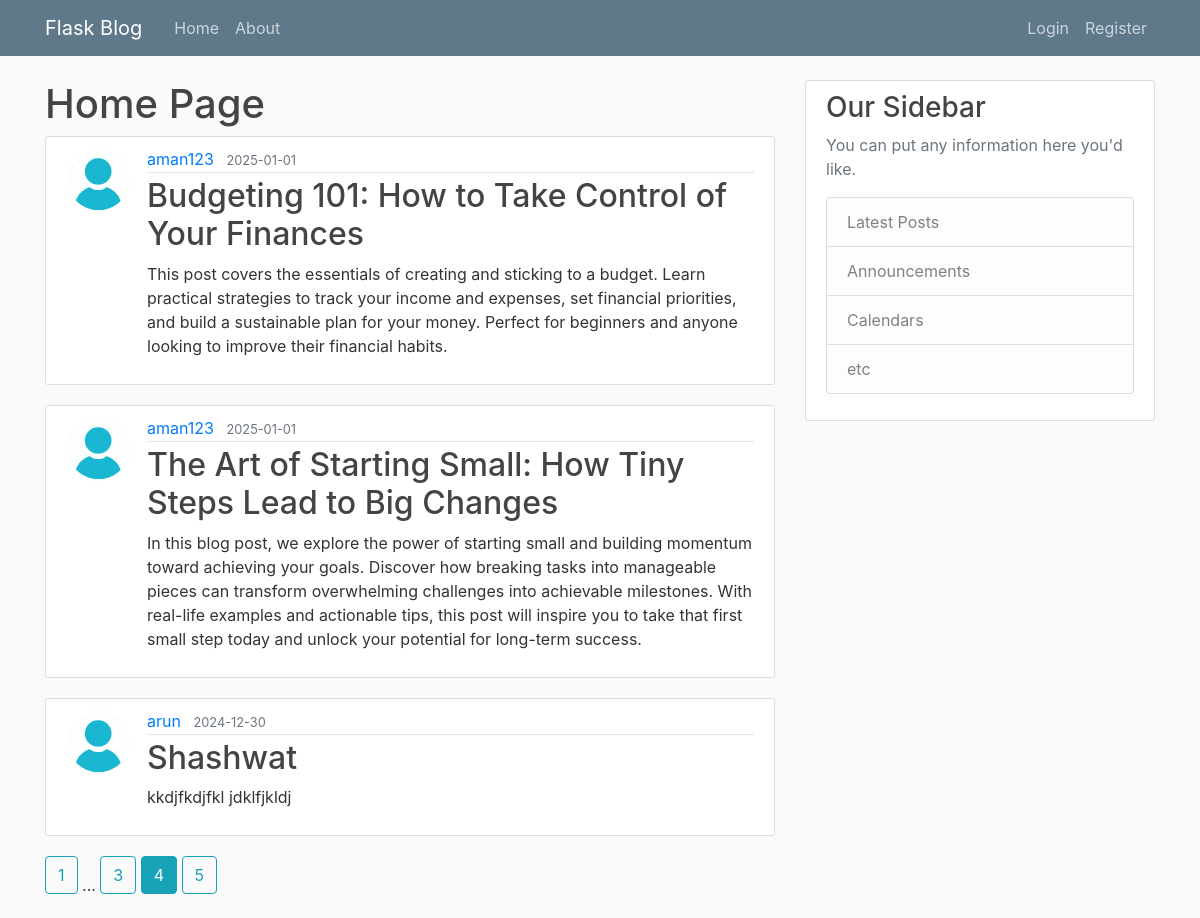
/home?page=4, run on the app's committed database.
### flaskblog/models.py (models this page shows, shortened)
class Post(db.Model, UserMixin):
    id = db.Column(db.Integer, primary_key=True)
    title = db.Column(db.String(100), nullable=False)
    date_posted = db.Column(db.DateTime, nullable=False, default=datetime.utcnow)
    content = db.Column(db.Text, nullable=False)
    user_id = db.Column(db.Integer, db.ForeignKey('user.id'), nullable=False)

class User(db.Model, UserMixin):
    id = db.Column(db.Integer, primary_key=True)
    username = db.Column(db.String(20), unique=True, nullable=False)
    email = db.Column(db.String(120), unique=True, nullable=False)
    image_file = db.Column(db.String(20), nullable=False, default='default.jpg')
    password = db.Column(db.String(60), nullable=False)
    posts = db.relationship('Post', backref='author', lazy=True)

### flaskblog/routes.py (the view)
@app.route('/')
@app.route('/home')
def home():
    page = request.args.get('page', 1, type=int)
    posts = Post.query.order_by(Post.date_posted.desc()).paginate(page=page, per_page=3)
    return render_template('home.html',posts=posts, page=page)

### flaskblog/templates/home.html
{% extends "layout.html" %}
{% block content %}
    <h1>Home Page</h1>
    {% for post in posts.items %}
        <article class="media content-section">
            <img class="rounded-circle article-img" src="{{ url_for('static', filename='profile_pics/' + post.author.image_file) }}">
            <div class="media-body">
            <div class="article-metadata">
                <a class="mr-2" href="{{ url_for('user_posts',username=post.author.username)}}">{{ post.author.username }}</a>
                <small class="text-muted">{{ post.date_posted.strftime('%Y-%m-%d') }}</small>
            </div>
            <h2><a class="article-title" href="{{ url_for('post',post_id=post.id)}}">{{ post.title }}</a></h2>
            <p class="article-content">{{ post.content }}</p>
            </div>
        </article>
    {% endfor %}
    {% for page_num in posts.iter_pages(left_edge=1, right_edge=1, left_current=1, right_current=1) %}
        {% if page_num %}
            {% if page_num == posts.page: %}
                <strong><a class="btn btn-info mb-4" href="{{ url_for('home', page=page_num) }}">{{ page_num }}</a></strong>
            {% else: %}
                <a class="btn btn-outline-info mb-4" href="{{ url_for('home', page=page_num) }}">{{ page_num }}</a>
            {% endif %}
        {% else %}
            ...
        {% endif %}
    {% endfor %}
{% endblock content%}

### flaskblog/static/main.css (style rules this page uses)
body { background: #fafafa; color: #333333; margin-top: 5rem; }
h1, h2, h3, h4, h5, h6 { color: #444444; }
.content-section { background: #ffffff; padding: 10px 20px; border: 1px solid #dddddd; border-radius: 3px; margin-bottom: 20px; }
.article-title { color: #444444; }
.article-content { white-space: pre-line; }
.article-img { height: 65px; width: 65px; margin-right: 16px; }
.article-metadata { padding-bottom: 1px; margin-bottom: 4px; border-bottom: 1px solid #e3e3e3 }

### data on the page
Post: image_file (placeholder picture), author.username "aman123", date_posted "2025-01-01", title "Budgeting 101: How to Take Control of Your Finances", content "This post covers the essentials of creating and sticking to a budget. Learn practical strategies to track your income and expenses, set financial priorities, and build a sustainable plan for your money. Perfect for beginners and anyone looking to improve their financial habits."
Post: image_file (placeholder picture), author.username "aman123", date_posted "2025-01-01", title "The Art of Starting Small: How Tiny Steps Lead to Big Changes", content "In this blog post, we explore the power of starting small and building momentum toward achieving your goals. Discover how breaking tasks into manageable pieces can transform overwhelming challenges into achievable milestones. With real-life examples and actionable tips, this post will inspire you to take that first small step today and unlock your potential for long-term success."
Post: image_file (placeholder picture), author.username "arun", date_posted "2024-12-30", title "Shashwat", content "kkdjfkdjfkl jdklfjkldj"

### other printed values
{{ page_num }} "1" "3" "5"
{{ page_num }} "4"
